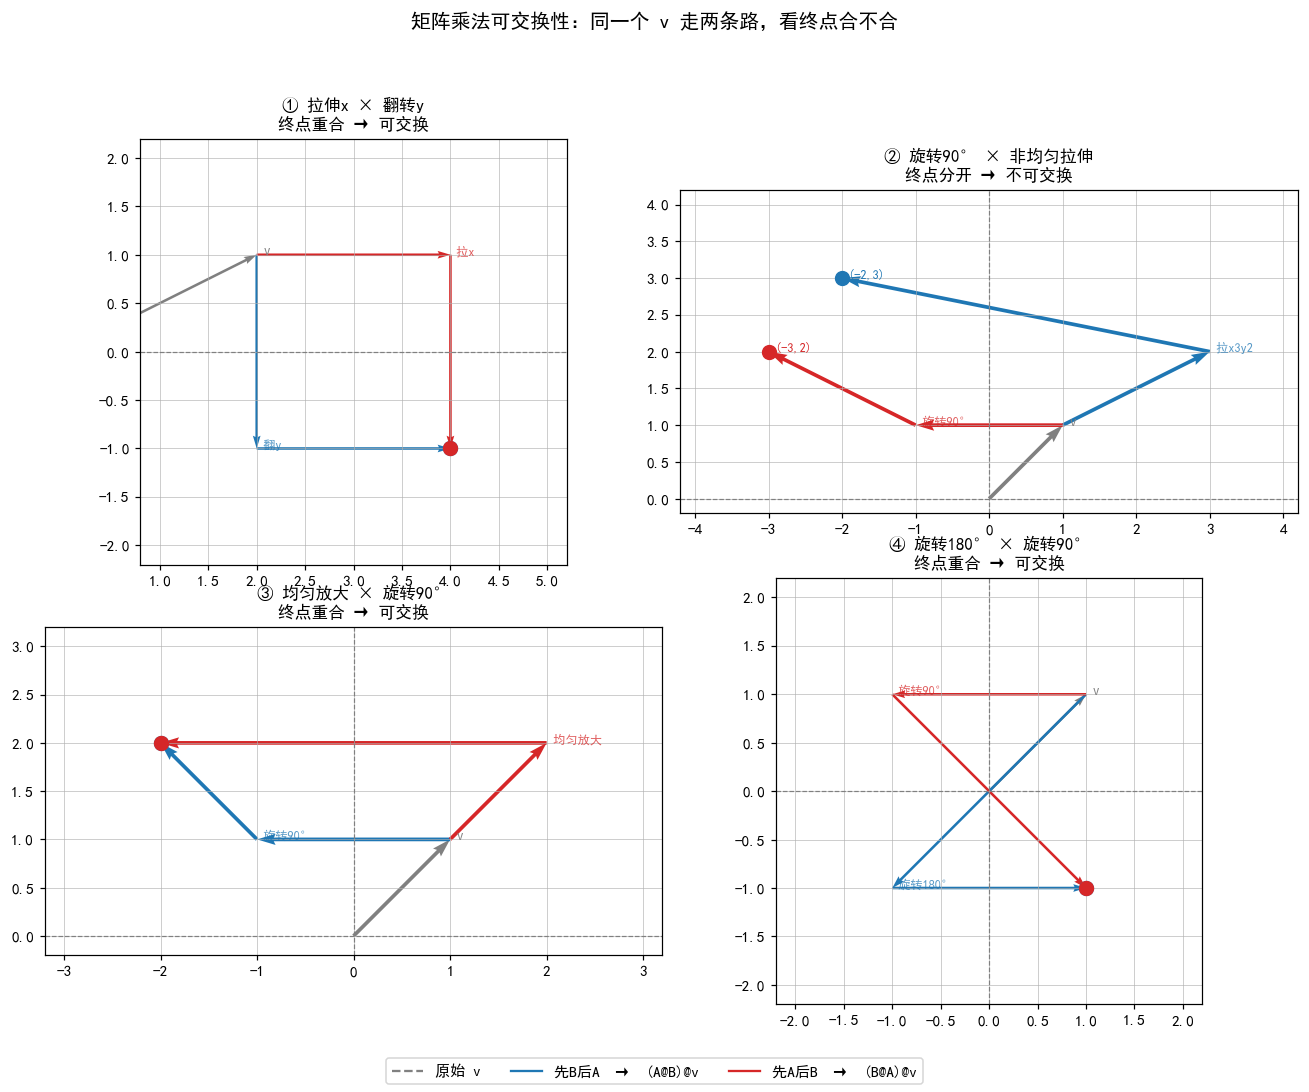

Reproduce this figure in Python.
# -*- coding: utf-8 -*-
"""
demo_commute_visual.py —— 图解：矩阵乘法为什么有时可交换、有时不可交换

核心思想：同一个向量 v 走两条路，看终点合不合。
  蓝路（先 B 后 A）：v → B@v → A@(B@v) = (A@B)@v
  红路（先 A 后 B）：v → A@v → B@(A@v) = (B@A)@v

  两条路的终点重合 → 顺序无所谓 → 可交换
  两条路的终点分开 → 顺序重要   → 不可交换

画法沿用 function/plot_vectors.py 的风格：灰色虚线参考轴 + 网格 + SimHei 中文。
"""
import numpy as np
import matplotlib.pyplot as plt

plt.rcParams['font.sans-serif'] = ['SimHei']
plt.rcParams['axes.unicode_minus'] = False

# 两个固定颜色：蓝 = 先B后A，红 = 先A后B
BLUE = "#2578b3"
RED = "#dd2424"


def draw_case(ax, A, B, v, name_A, name_B, title):
    """在一个子图上画一个 case：v 走蓝、红两条路。

    A, B  : 两个 2x2 矩阵
    v     : 原始向量 [x, y]
    name_A, name_B : 两个矩阵的短名，用来标中间步骤
    """
    v = np.array(v, dtype=float)

    # —— 算两条路的中间点和终点 ——
    Bv = B @ v            # 蓝路中间点：先做 B
    ABv = A @ Bv          # 蓝路终点：再做 A = (A@B)@v
    Av = A @ v            # 红路中间点：先做 A
    BAv = B @ Av          # 红路终点：再做 B = (B@A)@v

    # —— 画原始向量 v（灰色虚线，从原点到 v）——
    ax.quiver(0, 0, v[0], v[1], angles='xy', scale_units='xy', scale=1,
              color='gray', linestyle='--', width=0.006)

    # —— 蓝路：先 B 后 A（两段首尾相接的实线箭头）——
    ax.quiver(v[0], v[1], Bv[0] - v[0], Bv[1] - v[1],
              angles='xy', scale_units='xy', scale=1, color=BLUE, width=0.006)
    ax.quiver(Bv[0], Bv[1], ABv[0] - Bv[0], ABv[1] - Bv[1],
              angles='xy', scale_units='xy', scale=1, color=BLUE, width=0.006)

    # —— 红路：先 A 后 B ——
    ax.quiver(v[0], v[1], Av[0] - v[0], Av[1] - v[1],
              angles='xy', scale_units='xy', scale=1, color=RED, width=0.006)
    ax.quiver(Av[0], Av[1], BAv[0] - Av[0], BAv[1] - Av[1],
              angles='xy', scale_units='xy', scale=1, color=RED, width=0.006)

    # —— 标中间步骤（"先做的人"动了什么）——
    ax.text(Bv[0], Bv[1], f' {name_B}', color=BLUE, fontsize=8, alpha=0.75)
    ax.text(Av[0], Av[1], f' {name_A}', color=RED, fontsize=8, alpha=0.75)
    ax.text(v[0], v[1], ' v', color='gray', fontsize=9)

    # —— 标两个终点（蓝点 vs 红点）——
    same = np.allclose(ABv, BAv)
    ax.plot(ABv[0], ABv[1], 'o', color=BLUE, markersize=9, zorder=5)
    ax.plot(BAv[0], BAv[1], 'o', color=RED, markersize=9, zorder=5)
    if not same:
        # 不重合时，各自标坐标，学生一眼看出"差在哪"
        ax.text(ABv[0], ABv[1], f' ({ABv[0]:.0f},{ABv[1]:.0f})', color=BLUE, fontsize=8)
        ax.text(BAv[0], BAv[1], f' ({BAv[0]:.0f},{BAv[1]:.0f})', color=RED, fontsize=8)

    # —— 结论写进标题 ——
    conclusion = '终点重合 → 可交换' if same else '终点分开 → 不可交换'
    ax.set_title(f'{title}\n{conclusion}', fontsize=11)

    # —— 参考轴 + 网格 + 等比例 ——
    ax.axhline(0, color='gray', linestyle='--', linewidth=0.8)
    ax.axvline(0, color='gray', linestyle='--', linewidth=0.8)
    ax.grid(True, linewidth=0.4)
    ax.set_aspect('equal')

    # —— 自动定范围，四周留 1.2 的边 ——
    pts = np.array([v, Bv, ABv, Av, BAv])
    pad = 1.2
    ax.set_xlim(pts[:, 0].min() - pad, pts[:, 0].max() + pad)
    ax.set_ylim(pts[:, 1].min() - pad, pts[:, 1].max() + pad)


fig, axes = plt.subplots(2, 2, figsize=(12, 10))

# 情况1：拉伸x × 翻转y —— 对角×对角，可交换（你第1题错的那个）
draw_case(axes[0, 0],
          A=np.array([[2, 0], [0, 1]]),      # 拉 x 两倍
          B=np.array([[1, 0], [0, -1]]),     # 翻 y
          v=[2, 1], name_A='拉x', name_B='翻y',
          title='① 拉伸x × 翻转y')

# 情况2：旋转90° × 非均匀拉伸 —— 不可交换（你第2题对的那个）
draw_case(axes[0, 1],
          A=np.array([[0, -1], [1, 0]]),     # 旋转 90°
          B=np.array([[3, 0], [0, 2]]),      # 拉 x 三倍、y 两倍（不均匀）
          v=[1, 1], name_A='旋转90°', name_B='拉x3y2',
          title='② 旋转90° × 非均匀拉伸')

# 情况3：均匀放大 × 旋转90° —— 可交换（你第6题错的那个）
draw_case(axes[1, 0],
          A=np.array([[2, 0], [0, 2]]),      # 均匀放大 2 倍
          B=np.array([[0, -1], [1, 0]]),     # 旋转 90°
          v=[1, 1], name_A='均匀放大', name_B='旋转90°',
          title='③ 均匀放大 × 旋转90°')

# 情况4：旋转180° × 旋转90° —— 可交换（角度相加）
draw_case(axes[1, 1],
          A=np.array([[0, -1], [1, 0]]),     # 旋转 90°
          B=np.array([[-1, 0], [0, -1]]),    # 旋转 180°
          v=[1, 1], name_A='旋转90°', name_B='旋转180°',
          title='④ 旋转180° × 旋转90°')

# 整图标题 + 图例（图例说明两条路各自是谁）
fig.suptitle('矩阵乘法可交换性：同一个 v 走两条路，看终点合不合', fontsize=13)
from matplotlib.lines import Line2D
legend_handles = [
    Line2D([0], [0], color='gray', linestyle='--', label='原始 v'),
    Line2D([0], [0], color=BLUE, label='先B后A  →  (A@B)@v'),
    Line2D([0], [0], color=RED, label='先A后B  →  (B@A)@v'),
]
fig.legend(handles=legend_handles, loc='lower center', ncol=3, fontsize=10)

fig.tight_layout(rect=[0, 0.04, 1, 0.95])
out = 'demo_commute_visual.png'
plt.savefig(out, dpi=110, bbox_inches='tight')
print('已保存', out)
